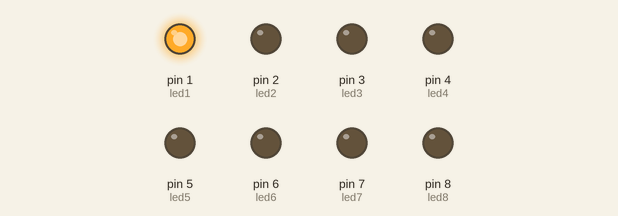
Recording of a sketch running on a simulated Arduino Uno, built with avr-gcc and run on an emulated ATmega328P. Shown: output pins drawn as LEDs (lit = HIGH).

Above: at 0.05 s.
At 0.35 s:
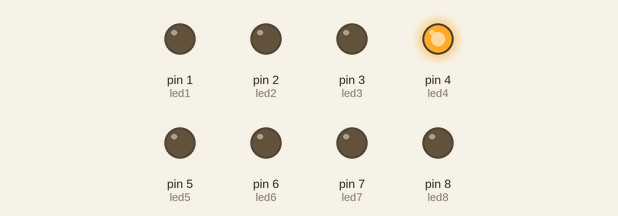
At 0.75 s:
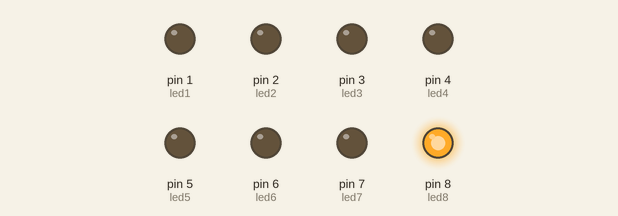
At 1.45 s:
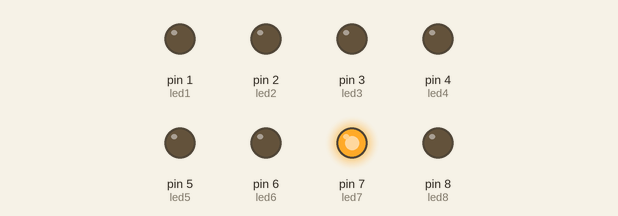
At 2.15 s:
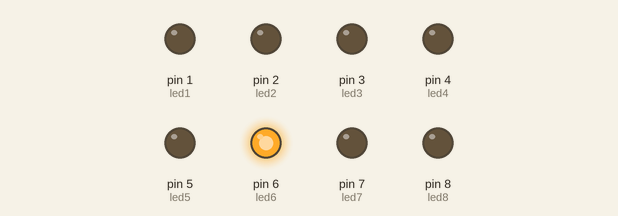
At 2.85 s:
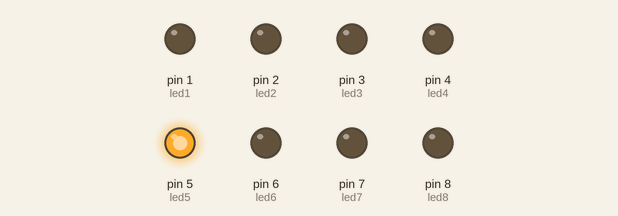
Timing chart, 0 to 3.1 s (numbered marks = the images above):
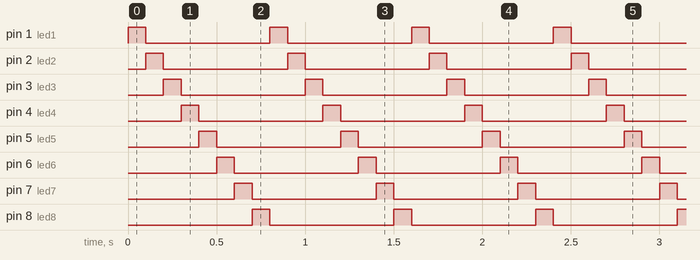

Measured:
- by itself, pin 1 (led1), pin 2 (led2), pin 3 (led3), pin 4 (led4), pin 5 (led5), pin 6 (led6), pin 7 (led7), pin 8 (led8): alternates HIGH for 0.10 s and LOW for 0.70 s
- by itself, everything shown: repeats every 0.80 s, in 8 steps

The sketch:

LED1_LED2_LED3_4_5_6_7_8_BLINK.ino
```cpp
int led1=1;
int led2=2;
int led3=3;
int led4=4;
int led5=5;
int led6=6;
int led7=7;
int led8=8;
void setup() {
  pinMode(led1,OUTPUT);
  pinMode(led2,OUTPUT);
  pinMode(led3,OUTPUT);
  pinMode(led4,OUTPUT);
  pinMode(led5,OUTPUT);
  pinMode(led6,OUTPUT);
  pinMode(led7,OUTPUT);
  pinMode(led8,OUTPUT);
}

void loop() {
  digitalWrite(led1,HIGH);
  digitalWrite(led2,LOW);
  digitalWrite(led3,LOW);
  digitalWrite(led4,LOW);
  digitalWrite(led5,LOW);
  digitalWrite(led6,LOW);
  digitalWrite(led7,LOW);
  digitalWrite(led8,LOW);
  delay(100);
  digitalWrite(led1,LOW);
  digitalWrite(led2,HIGH);
  digitalWrite(led3,LOW);
  digitalWrite(led4,LOW);
  digitalWrite(led5,LOW);
  digitalWrite(led6,LOW);
  digitalWrite(led7,LOW);
  digitalWrite(led8,LOW);
  delay(100);
  digitalWrite(led1,LOW);
  digitalWrite(led2,LOW);
  digitalWrite(led3,HIGH);
  digitalWrite(led4,LOW);
  digitalWrite(led5,LOW);
  digitalWrite(led6,LOW);
  digitalWrite(led7,LOW);
  digitalWrite(led8,LOW);
  delay(100);
  digitalWrite(led1,LOW);
  digitalWrite(led2,LOW);
  digitalWrite(led3,LOW);
  digitalWrite(led4,HIGH);
  digitalWrite(led5,LOW);
  digitalWrite(led6,LOW);
  digitalWrite(led7,LOW);
  digitalWrite(led8,LOW);
  delay(100);
  digitalWrite(led1,LOW);
  digitalWrite(led2,LOW);
  digitalWrite(led3,LOW);
  digitalWrite(led4,LOW);
  digitalWrite(led5,HIGH);
  digitalWrite(led6,LOW);
  digitalWrite(led7,LOW);
  digitalWrite(led8,LOW);
  delay(100);
  digitalWrite(led1,LOW);
  digitalWrite(led2,LOW);
  digitalWrite(led3,LOW);
  digitalWrite(led4,LOW);
  digitalWrite(led5,LOW);
  digitalWrite(led6,HIGH);
  digitalWrite(led7,LOW);
  digitalWrite(led8,LOW);
  delay(100);
  digitalWrite(led1,LOW);
  digitalWrite(led2,LOW);
  digitalWrite(led3,LOW);
  digitalWrite(led4,LOW);
  digitalWrite(led5,LOW);
  digitalWrite(led6,LOW);
  digitalWrite(led7,HIGH);
  digitalWrite(led8,LOW);
  delay(100);
  digitalWrite(led1,LOW);
  digitalWrite(led2,LOW);
  digitalWrite(led3,LOW);
  digitalWrite(led4,LOW);
  digitalWrite(led5,LOW);
  digitalWrite(led6,LOW);
  digitalWrite(led7,LOW);
  digitalWrite(led8,HIGH);
  delay(100);

 }
```
